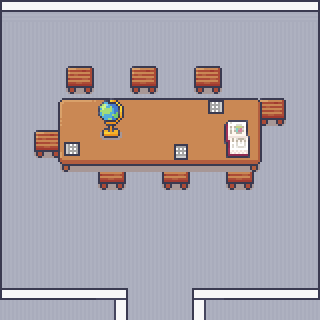

A level layout from a 2D game, rendered from its tile map. Below: a short description, then the map file with its tile-grid data intact:
An orthogonal 10x10 tile map with 32x32 px tiles, 5 tile layers (Floor, Boundary, Chairs, Desk, ...), 2 tilesets.

<map version="1.10" tiledversion="1.11.2" orientation="orthogonal" renderorder="right-down" width="10" height="10" tilewidth="32" tileheight="32" infinite="0" nextlayerid="6" nextobjectid="1">
 <tileset firstgid="1" source="../../../../space-engine/public/assets/tileset/data/Room_Builder_free_32x32.tsx" />
 <tileset firstgid="392" source="../../../../space-engine/public/assets/tileset/png/Interiors_free_32x32.tsx" />
 <layer id="1" name="Floor" width="10" height="10">
  <data encoding="csv">
295,295,295,295,295,295,295,295,295,295,
295,295,295,295,295,295,295,295,295,295,
295,295,295,295,295,295,295,295,295,295,
295,295,295,295,295,295,295,295,295,295,
295,295,295,295,295,295,295,295,295,295,
295,295,295,295,295,295,295,295,295,295,
295,295,295,295,295,295,295,295,295,295,
295,295,295,295,295,295,295,295,295,295,
295,295,295,295,295,295,295,295,295,295,
295,295,295,295,295,295,295,295,295,295
</data>
 </layer>
 <layer id="2" name="Boundary" width="10" height="10">
  <data encoding="csv">
290,291,291,291,291,291,291,291,291,292,
294,0,0,0,0,0,0,0,0,296,
294,0,0,0,0,0,0,0,0,296,
294,0,0,0,0,0,0,0,0,296,
294,0,0,0,0,0,0,0,0,296,
294,0,0,0,0,0,0,0,0,296,
294,0,0,0,0,0,0,0,0,296,
294,0,0,0,0,0,0,0,0,296,
294,0,0,0,0,0,0,0,0,296,
26,64,64,2147483676,0,0,28,64,64,25
</data>
 </layer>
 <layer id="4" name="Chairs" width="10" height="10">
  <data encoding="csv">
0,0,0,0,0,0,0,0,0,0,
0,0,0,0,0,0,0,0,0,0,
0,0,909,0,909,0,909,0,0,0,
0,0,0,0,0,0,0,0,909,0,
0,909,0,0,0,0,0,0,0,0,
0,0,0,909,0,909,0,909,0,0,
0,0,0,0,0,0,0,0,0,0,
0,0,0,0,0,0,0,0,0,0,
0,0,0,0,0,0,0,0,0,0,
0,0,0,0,0,0,0,0,0,0
</data>
 </layer>
 <layer id="3" name="Desk" width="10" height="10">
  <data encoding="csv">
0,0,0,0,0,0,0,0,0,0,
0,0,0,0,0,0,0,0,0,0,
0,0,0,0,0,0,0,0,0,0,
0,552,553,556,556,556,556,554,555,0,
0,568,569,572,572,572,572,570,571,0,
0,584,585,588,588,588,588,586,587,0,
0,0,0,0,0,0,0,0,0,0,
0,0,0,0,0,0,0,0,0,0,
0,0,0,0,0,0,0,0,0,0,
0,0,0,0,0,0,0,0,0,0
</data>
 </layer>
 <layer id="5" name="Desk Objects" width="10" height="10">
  <data encoding="csv">
0,0,0,0,0,0,0,0,0,0,
0,0,0,0,0,0,0,0,0,0,
0,0,0,0,0,0,0,0,0,0,
0,0,0,981,0,0,3758097217,961,0,0,
0,0,536871745,997,0,1073742657,0,977,0,0,
0,0,0,0,0,0,0,0,0,0,
0,0,0,0,0,0,0,0,0,0,
0,0,0,0,0,0,0,0,0,0,
0,0,0,0,0,0,0,0,0,0,
0,0,0,0,0,0,0,0,0,0
</data>
 </layer>
</map>
